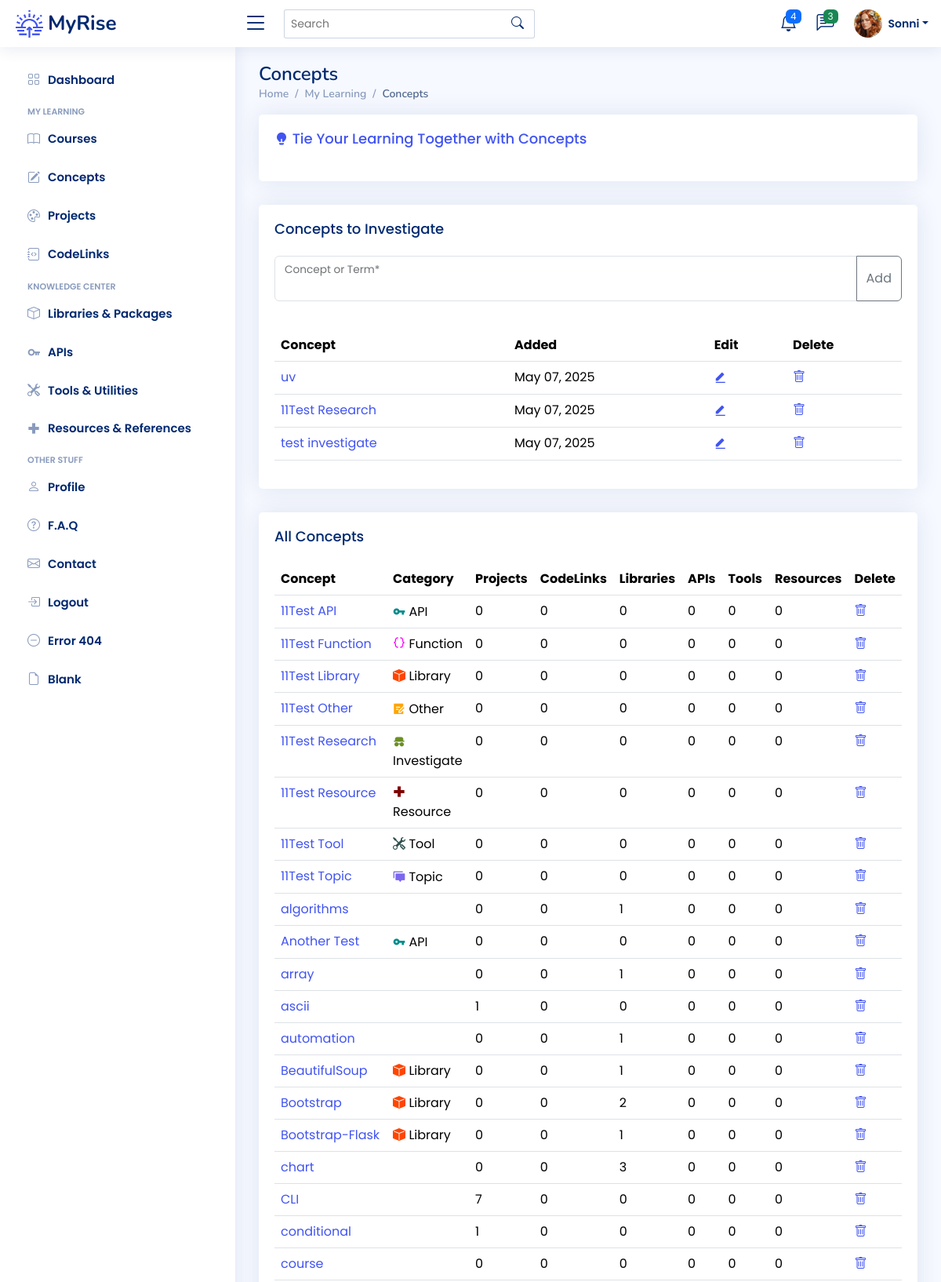
Page /concepts (signed in, upper part) on the committed database.
### app/models.py (models this page shows)
class User(UserMixin, db.Model):
    __tablename__ = "users"
    id: Mapped[int] = mapped_column(Integer, primary_key=True)
    email: Mapped[str] = mapped_column(String(100), unique=True)
    password: Mapped[str] = mapped_column(String(250))
    name: Mapped[str] = mapped_column(String(1000))
    display_name: Mapped[str] = mapped_column(String(1000))
    last_called_repos: Mapped[Optional[datetime.datetime]] = mapped_column(DateTime())
    latest_etag_repos: Mapped[str] = mapped_column(String(250), nullable=True)
    projects: Mapped[List["Project"]] = relationship(back_populates="user")
    events: Mapped[List["Event"]] = relationship(back_populates="user")
    courses: Mapped[List["Course"]] = relationship(back_populates="user")
    libraries: Mapped[List["Library"]] = relationship(back_populates="user")
    apis: Mapped[List["API"]] = relationship(back_populates="user")
    tools: Mapped[List["Tool"]] = relationship(back_populates="user")
    resources: Mapped[List["Resource"]] = relationship(back_populates="user")
    repos: Mapped[List["Repository"]] = relationship(back_populates="user")
    codelinks: Mapped[List["CodeLink"]] = relationship(back_populates="user")
    concepts: Mapped[List["Concept"]] = relationship('Concept', secondary=user_concept, backref='user')

class Concept(db.Model):
    __tablename__ = "concepts"
    id: Mapped[int] = mapped_column(Integer, primary_key=True)
    concept_term: Mapped[str] = mapped_column(String(50), nullable=False)
    category: Mapped[str] = mapped_column(String(100), nullable=True)
    description: Mapped[str] = mapped_column(Text, nullable=True)
    date_added: Mapped[datetime.date] = mapped_column(Date, nullable=False)

### app/routes.py (the view, shortened to what this page needs)
@app.route('/concepts', methods=["GET", "POST"])
@login_required
def concepts_page():
    get_concepts = db.session.execute(db.select(Concept).order_by(func.lower(Concept.concept_term))).scalars().all()
    get_research = db.session.execute(db.select(Concept)
                                      .where(Concept.category == "research")
                                      .order_by(Concept.date_added.desc())).scalars().all()
    concepts = [concept for concept in get_concepts]
    research_list = [concept for concept in get_research]
    form = QuickAddConcept()
    return render_template('concepts.html', concepts=concepts, badge=concept_categories, research=research_list, form=form)

### app/forms.py
class QuickAddConcept(FlaskForm):
    concept_term = StringField("Concept or Term*", validators=[InputRequired()])
    submit = SubmitField("Submit")

### app/models.py (called while the page is built)
@login_manager.user_loader
def load_user(user_id):
    return db.get_or_404(User, user_id)

### app/templates/concepts.html (shortened to what this page needs)
{% extends 'base.html' %}
{% from 'bootstrap5/form.html' import render_form %}
{% block content %}
<main id="main" class="main">
	<div class="pagetitle">
		<h1>Concepts</h1>
		<nav>
			<ol class="breadcrumb">
				<li class="breadcrumb-item"><a href="index.html">Home</a></li>
				<li class="breadcrumb-item">My Learning</li>
				<li class="breadcrumb-item active">Concepts</li>
			</ol>
		</nav>
	</div>
	<div class="col">
		<div class="card">
			<div class="card-body">
				<h4 class="card-title">
					<a href="#collapseTip" data-bs-toggle="collapse" role="button"
					   aria-expanded="false" aria-controls="collapseTip">
						<i class="ri-lightbulb-fill"></i> Tie Your Learning Together with Concepts
					</a>
				</h4>
			</div>
		</div>
	</div>
	<section class="section">
		<div class="row">
			<div class="col-lg-12">
				<div class="col">
					<div class="card">
						<div class="card-body">
							<h5 class="card-title">Concepts to Investigate</h5>
							<form method="POST" class="row">
								<div class="input-group mb-3">
									<div class="form-floating">{{ form.concept_term(class="form-control") }} {{
										form.concept_term.label }}
									</div>
									<button type="submit" class="btn btn-outline-secondary">Add</button>
								</div>
							</form>
						</div>
						<div class="card-body">
							<table class="table table-hover datatable">
								<thead>
								<tr>
									<th scope="col">Concept</th>
									<th scope="col">Added</th>
									<th scope="col">Edit</th>
									<th scope="col">Delete</th>
								</tr>
								</thead>
								<tbody>
								{% for concept in research %}
								<tr>
									<td><a href="{{ url_for('concept_detail', num=concept.id) }}">{{
										concept.concept_term }}</a></td>
									<td>{{ concept.date_added.strftime("%B %d, %Y") }}</td>
									<td><a href="{{ url_for('update_concept', num=concept.id) }}"><i
											class="ri-edit-fill"></i></a></td>
									<td><a href="{{ url_for('delete_concept', num=concept.id) }}"><i
											class="bi bi-trash"></i></a></td>
								</tr>
								{% endfor %}
								</tbody>
							</table>
						</div>
					</div>
				</div>
			</div>
		</div>
	</section>
	<div class="card">
		<div class="card-body">
			<h5 class="card-title">All Concepts</h5>
			<table class="table table-hover datatable">
				<thead>
				<tr>
					<th scope="col">Concept</th>
					<th scope="col">Category</th>
					<th scope="col">Projects</th>
					<th scope="col">CodeLinks</th>
					<th scope="col">Libraries</th>
					<th scope="col">APIs</th>
					<th scope="col">Tools</th>
					<th scope="col">Resources</th>
					<th scope="col">Delete</th>
				</tr>
				</thead>
				<tbody>
				{% for concept in concepts %}
				{% set ttype = badge[concept.category] %}
				<tr>
					<td><a href="{{ url_for('concept_detail', num=concept.id ) }}">{{ concept.concept_term }}</a></td>
					{% if concept.category %}
					<td>
						<i class="{{ ttype[2] }}" style="color: {{ ttype[1] }}"></i> {{ ttype[0] }}
					</td>
					{% else %}
					<td></td>
					{% endif %}
					<td>{{ concept.projects|length }}</td>
					<td>{{ concept.codelinks|length }}</td>
					<td>{{ concept.libraries|length }}</td>
					<td>{{ concept.apis|length }}</td>
					<td>{{ concept.tools|length }}</td>
					<td>{{ concept.resources|length }}</td>
					<td><a href="{{ url_for('delete_concept', num=concept.id) }}"><i class="bi bi-trash"></i></a></td>
				</tr>
				{% endfor %}
				</tbody>
			</table>
		</div>
	</div>
</main>
{% endblock %}

### app/templates/heading.html (shortened to what this page needs)
{% from 'bootstrap5/nav.html' import render_nav_item %}
{% from 'bootstrap5/form.html' import render_form %}
  <header id="header" class="header fixed-top d-flex align-items-center">
    <div class="d-flex align-items-center justify-content-between">
      <a href="{{ url_for('home') }}" class="logo d-flex align-items-center">
        <img src="{{ url_for('static', filename='img/logo.png') }}" alt="sun-rise">
        <span class="d-none d-lg-block">MyRise</span>
      </a>
      <i class="bi bi-list toggle-sidebar-btn"></i>
    </div>
    <div class="search-bar">
      <form class="search-form d-flex align-items-center" method="POST" action="#">
        <input type="text" name="query" placeholder="Search" title="Enter search keyword">
        <button type="submit" title="Search"><i class="bi bi-search"></i></button>
      </form>
    </div>
    <nav class="header-nav ms-auto">
      <ul class="d-flex align-items-center">
        <li class="nav-item dropdown">
          <a class="nav-link nav-icon" href="#" data-bs-toggle="dropdown">
            <i class="bi bi-bell"></i>
            <span class="badge bg-primary badge-number">4</span>
          </a>
        </li>
        <li class="nav-item dropdown">
          <a class="nav-link nav-icon" href="#" data-bs-toggle="dropdown">
            <i class="bi bi-chat-left-text"></i>
            <span class="badge bg-success badge-number">3</span>
          </a>
        </li>
        <li class="nav-item dropdown pe-3">
          <a class="nav-link nav-profile d-flex align-items-center pe-0" href="#" data-bs-toggle="dropdown">
            <img src="{{ url_for('static', filename='img/profile-img.png') }}" alt="Profile" class="rounded-circle">
            <span class="d-none d-md-block dropdown-toggle ps-2">{{ current_user.display_name }}</span>
          </a>
        </li>
      </ul>
    </nav>
  </header>
  <aside id="sidebar" class="sidebar">
    <ul class="sidebar-nav" id="sidebar-nav">
      <li class="nav-item">
        <a class="nav-link collapsed" href="{{ url_for('home') }}">
          <i class="bi bi-grid"></i>
          <span>Dashboard</span>
        </a>
      </li>
<li class="nav-heading">My Learning</li>
	  <li class="nav-item">
        <a class="nav-link collapsed" href="{{ url_for('courses_page') }}">
          <i class="bi bi-book"></i>
          <span>Courses</span>
        </a>
      </li>
	  <li class="nav-item">
        <a class="nav-link collapsed" href="{{ url_for('concepts_page') }}">
          <i class="bi bi-pencil-square"></i>
          <span>Concepts</span>
        </a>
      </li>
	  <li class="nav-item">
        <a class="nav-link collapsed" href="{{ url_for('projects_page') }}">
          <i class="bi bi-palette"></i>
          <span>Projects</span>
        </a>
      </li>
	  <li class="nav-item">
        <a class="nav-link collapsed" href="{{ url_for('codelinks_page') }}">
          <i class="bi bi-journal-code"></i>
          <span>CodeLinks</span>
        </a>
      </li>
<li class="nav-heading">Knowledge Center</li>
	  <li class="nav-item">
        <a class="nav-link collapsed" href="{{ url_for('libraries_page') }}">
          <i class="bi bi-box"></i>
          <span>Libraries & Packages</span>
        </a>
      </li>
	  <li class="nav-item">
        <a class="nav-link collapsed" href="{{ url_for('apis_page') }}">
          <i class="ri-key-line"></i>
          <span>APIs</span>
        </a>
      </li>
	  <li class="nav-item">
        <a class="nav-link collapsed" href="{{ url_for('tools_page') }}">
          <i class="bi bi-tools"></i>
          <span>Tools & Utilities</span>
        </a>
      </li>
	  <li class="nav-item">
        <a class="nav-link collapsed" href="{{ url_for('resources_page') }}">
          <i class="bx bx-plus-medical"></i>
          <span>Resources & References</span>
        </a>
      </li>
	<li class="nav-heading">Other Stuff</li>
      <li class="nav-item">
        <a class="nav-link collapsed" href="{{ url_for('profile') }}">
          <i class="bi bi-person"></i>
          <span>Profile</span>
        </a>
      </li>
      <li class="nav-item">
        <a class="nav-link collapsed" href="{{ url_for('faq') }}">
          <i class="bi bi-question-circle"></i>
          <span>F.A.Q</span>
        </a>
	  </li>
      <li class="nav-item">
        <a class="nav-link collapsed" href="{{ url_for('contact') }}">
          <i class="bi bi-envelope"></i>
          <span>Contact</span>
        </a>
      </li>
	{% if not current_user.is_authenticated %}
      <li class="nav-item">
        <a class="nav-link collapsed" href="{{ url_for('register') }}">
          <i class="bi bi-card-list"></i>
          <span>Register</span>
        </a>
      </li>
      <li class="nav-item">
        <a class="nav-link collapsed" href="{{ url_for('login') }}">
          <i class="bi bi-box-arrow-in-right"></i>
          <span>Login</span>
        </a>
      </li>
	{% else %}
		<li class="nav-item">
        <a class="nav-link collapsed" href="{{ url_for('logout') }}">
          <i class="bi bi-box-arrow-in-right"></i>
          <span>Logout</span>
        </a>
      </li>
	{% endif %}
      <li class="nav-item">
        <a class="nav-link collapsed" href="pages-error-404.html">
          <i class="bi bi-dash-circle"></i>
          <span>Error 404</span>
        </a>
      </li>
      <li class="nav-item">
        <a class="nav-link collapsed" href="pages-blank.html">
          <i class="bi bi-file-earmark"></i>
          <span>Blank</span>
        </a>
      </li>
    </ul>
  </aside>

### app/static/css/style.css (style rules this page uses)
:root { scroll-behavior: smooth; }
body { font-family: "Poppins", sans-serif; background: #f6f9ff; color: #444444; }
a { color: #4154f1; text-decoration: none; }
h1, h2, h3, h4, h5, h6 { font-family: "Nunito", sans-serif; }
#main { margin-top: 60px; padding: 20px 30px; transition: all 0.3s; }
.pagetitle { margin-bottom: 10px; }
.pagetitle h1 { font-size: 24px; margin-bottom: 0; font-weight: 600; color: #012970; }
.card { margin-bottom: 30px; border: none; border-radius: 5px; box-shadow: 0px 0 30px rgba(1, 41, 112, 0.1); }
.card-title { padding: 20px 0 15px 0; font-size: 18px; font-weight: 500; color: #012970; font-family: "Poppins", sans-serif; }
.card-body { padding: 0 20px 20px 20px; }
.breadcrumb { font-size: 14px; font-family: "Nunito", sans-serif; color: #899bbd; font-weight: 600; }
.breadcrumb a { color: #899bbd; transition: 0.3s; }
.breadcrumb .breadcrumb-item::before { color: #899bbd; }
.breadcrumb .active { color: #51678f; font-weight: 600; }
.logo { line-height: 1; }
@media (min-width: 1200px) { .logo { width: 280px; } }
.logo img { max-height: 35px; margin-right: 6px; }
.logo span { font-size: 26px; font-weight: 700; color: #012970; font-family: "Nunito", sans-serif; }
.header { transition: all 0.5s; z-index: 997; height: 60px; box-shadow: 0px 2px 20px rgba(1, 41, 112, 0.1); background-color: #fff; padding-left: 20px; }
.header .toggle-sidebar-btn { font-size: 32px; padding-left: 10px; cursor: pointer; color: #012970; }
.header .search-bar { min-width: 360px; padding: 0 20px; }
.header .search-form { width: 100%; }
.header .search-form input { border: 0; font-size: 14px; color: #012970; border: 1px solid rgba(1, 41, 112, 0.2); padding: 7px 38px 7px 8px; border-radius: 3px; transition: 0.3s; width: 100%; }
.header .search-form button { border: 0; padding: 0; margin-left: -30px; background: none; }
.header .search-form button i { color: #012970; }
.header-nav ul { list-style: none; }
.header-nav>ul { margin: 0; padding: 0; }
.header-nav .nav-icon { font-size: 22px; color: #012970; margin-right: 25px; position: relative; }
.header-nav .nav-profile { color: #012970; }
.header-nav .nav-profile img { max-height: 36px; }
.header-nav .nav-profile span { font-size: 14px; font-weight: 600; }
.header-nav .badge-number { position: absolute; inset: -2px -5px auto auto; font-weight: normal; font-size: 12px; padding: 3px 6px; }
.sidebar { position: fixed; top: 60px; left: 0; bottom: 0; width: 300px; z-index: 996; transition: all 0.3s; padding: 20px; overflow-y: auto; scrollbar-width: thin; scrollbar-color: #aab7cf transparent; box-shadow: 0px 0px 20px rgba(1, 41, 112, 0.1); background-color: #fff; }
@media (min-width: 1200px) { #main, #footer { margin-left: 300px; } }
.sidebar-nav { padding: 0; margin: 0; list-style: none; }
.sidebar-nav li { padding: 0; margin: 0; list-style: none; }
.sidebar-nav .nav-item { margin-bottom: 5px; }
.sidebar-nav .nav-heading { font-size: 11px; text-transform: uppercase; color: #899bbd; font-weight: 600; margin: 10px 0 5px 15px; }
.sidebar-nav .nav-link { display: flex; align-items: center; font-size: 15px; font-weight: 600; color: #4154f1; transition: 0.3; background: #f6f9ff; padding: 10px 15px; border-radius: 4px; }
.sidebar-nav .nav-link i { font-size: 16px; margin-right: 10px; color: #4154f1; }
.sidebar-nav .nav-link.collapsed { color: #012970; background: #fff; }
.sidebar-nav .nav-link.collapsed i { color: #899bbd; }

### rows in the picture
User: display_name "Sonni"
Concept: concept_term "uv", date_added "May 07, 2025"
Concept: concept_term "11Test Research", date_added "May 07, 2025", ttype "Investigate", projects|length "0", codelinks|length "0", libraries|length "0", apis|length "0", tools|length "0", resources|length "0"
Concept: concept_term "test investigate", date_added "May 07, 2025"
Concept: concept_term "11Test API", category "API", projects|length "0", codelinks|length "0", libraries|length "0", apis|length "0", tools|length "0", resources|length "0"
Concept: concept_term "11Test Function", category "Function", projects|length "0", codelinks|length "0", libraries|length "0", apis|length "0", tools|length "0", resources|length "0"
Concept: concept_term "11Test Library", category "Library", projects|length "0", codelinks|length "0", libraries|length "0", apis|length "0", tools|length "0", resources|length "0"
Concept: concept_term "11Test Other", category "Other", projects|length "0", codelinks|length "0", libraries|length "0", apis|length "0", tools|length "0", resources|length "0"
Concept: concept_term "11Test Resource", category "Resource", projects|length "0", codelinks|length "0", libraries|length "0", apis|length "0", tools|length "0", resources|length "0"
Concept: concept_term "11Test Tool", category "Tool", projects|length "0", codelinks|length "0", libraries|length "0", apis|length "0", tools|length "0", resources|length "0"
Concept: concept_term "11Test Topic", category "Topic", projects|length "0", codelinks|length "0", libraries|length "0", apis|length "0", tools|length "0", resources|length "0"
Concept: concept_term "algorithms", projects|length "0", codelinks|length "0", libraries|length "1", apis|length "0", tools|length "0", resources|length "0"
Concept: concept_term "Another Test", category "API", projects|length "0", codelinks|length "0", libraries|length "0", apis|length "0", tools|length "0", resources|length "0"
Concept: concept_term "array", projects|length "0", codelinks|length "0", libraries|length "1", apis|length "0", tools|length "0", resources|length "0"
Concept: concept_term "ascii", projects|length "1", codelinks|length "0", libraries|length "0", apis|length "0", tools|length "0", resources|length "0"
Concept: concept_term "automation", projects|length "0", codelinks|length "0", libraries|length "1", apis|length "0", tools|length "0", resources|length "0"
Concept: concept_term "BeautifulSoup", category "Library", projects|length "0", codelinks|length "0", libraries|length "1", apis|length "0", tools|length "0", resources|length "0"
Concept: concept_term "Bootstrap", category "Library", projects|length "0", codelinks|length "0", libraries|length "2", apis|length "0", tools|length "0", resources|length "0"
Concept: concept_term "Bootstrap-Flask", category "Library", projects|length "0", codelinks|length "0", libraries|length "1", apis|length "0", tools|length "0", resources|length "0"
Concept: concept_term "chart", projects|length "0", codelinks|length "0", libraries|length "3", apis|length "0", tools|length "0", resources|length "0"
Concept: concept_term "CLI", projects|length "7", codelinks|length "0", libraries|length "0", apis|length "0", tools|length "0", resources|length "0"
Concept: concept_term "conditional", projects|length "1", codelinks|length "0", libraries|length "0", apis|length "0", tools|length "0", resources|length "0"
Concept: concept_term "course", projects|length "0", codelinks|length "0", libraries|length "0", apis|length "0", tools|length "0", resources|length "0"
